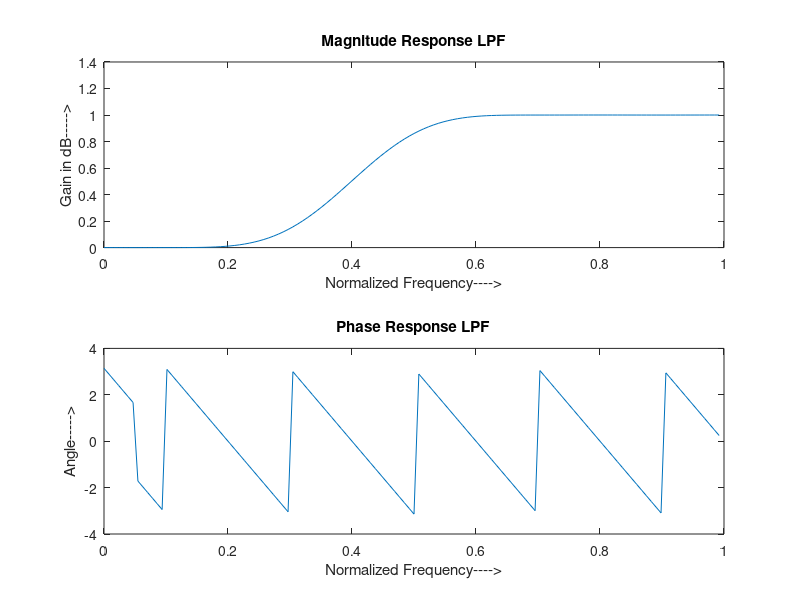

Write MATLAB code to recreate this figure.
% IMPLEMENTATION OF LP FIR FILTER Blackman Window

clear all; 
close all; 
clc;

n=20; 
fp=200; 
fq=300; 
fs=1000;
wn=2*fp/fs; 

window=blackman(n+1); 
% b=fir1(n,wn,window);  % blackman LP : 
b=fir1(n,wn,'high',window); % Blackman HP 
[H, W]=freqz(b,1,128);

subplot(2,1,1);
plot(W/pi,abs(H)); 
title('Magnitude Response LPF'); 
ylabel('Gain in dB----->');
xlabel('Normalized Frequency---->');


subplot(2,1,2); 
plot(W/pi,angle(H)); 
title('Phase Response LPF'); 
ylabel('Angle----->');
xlabel('Normalized Frequency---->');

% Design LP FIR filter using Bartlett and Hamming window.
% Design HP FIR filter using Rectangular and Hanning Window